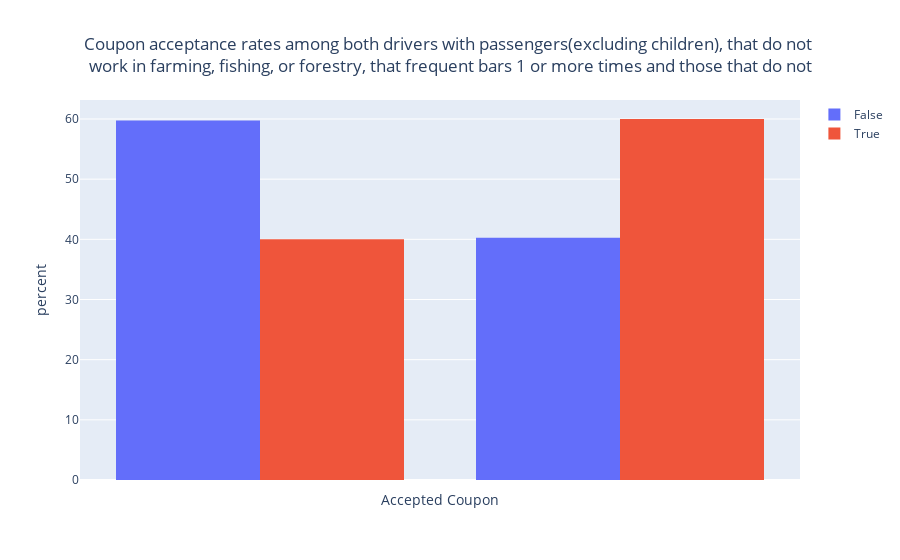

Notebook cell for this chart:
### Code cell
Casual_Nokid_Nofarm_hist = px.histogram(bar_df, x='Accepted', color='Bar_Casual_noKid_noFarm', histfunc='count', histnorm='percent', barmode='group',
                 labels={
                     "Bar_Casual_noKid_noFarm": "",
                     "Accepted": "Accepted Coupon"
                 },
                title="Coupon acceptance rates among both drivers with passengers(excluding children), that do not <br>work in farming, fishing, or forestry, that frequent bars 1 or more times and those that do not")
Casual_Nokid_Nofarm_hist.update_layout(title_x=0.5,
    xaxis = dict(
        tickmode = 'array',
        tickvals = [0, 1],
        ticktext = ['', '']
    )
)

### Figure 1 — Plotly figure (JSON) as saved in the notebook; plotly's stock layout.template omitted (floating-point values rounded to 4 significant figures; data arrays with more than 128 entries replaced by an {"elided": "..."} marker saying what was removed)
{"data": [{"alignmentgroup": "True", "bingroup": "x", "histfunc": "count", "histnorm": "percent", "hovertemplate": "=False<br>Accepted Coupon=%{x}<br>percent=%{y}<extra></extra>", "legendgroup": "False", "marker": {"color": "#636efa", "pattern": {"shape": ""}}, "name": "False", "offsetgroup": "False", "orientation": "v", "showlegend": true, "type": "histogram", "x": {"elided": "1942 int values"}, "xaxis": "x", "yaxis": "y"}, {"alignmentgroup": "True", "bingroup": "x", "histfunc": "count", "histnorm": "percent", "hovertemplate": "=True<br>Accepted Coupon=%{x}<br>percent=%{y}<extra></extra>", "legendgroup": "True", "marker": {"color": "#EF553B", "pattern": {"shape": ""}}, "name": "True", "offsetgroup": "True", "orientation": "v", "showlegend": true, "type": "histogram", "x": [0, 1, 1, 1, 0, 1, 1, 1, 1, 1, 0, 1, 0, 1, 0, 1, 0, 1, 1, 1, 0, 1, 0, 1, 0, 0, 1, 0, 1, 1, 1, 1, 0, 1, 1, 0, 0, 1, 0, 0, 0, 0, 1, 1, 1, 1, 1, 1, 1, 0, 0, 0, 1, 1, 0, 1, 0, 1, 0, 0, 0, 1, 1, 1, 0, 0, 0, 0, 1, 1, 1, 1, 1, 1, 1], "xaxis": "x", "yaxis": "y"}], "layout": {"barmode": "group", "legend": {"title": {"text": ""}, "tracegroupgap": 0}, "title": {"text": "Coupon acceptance rates among both drivers with passengers(excluding children), that do not <br>work in farming, fishing, or forestry, that frequent bars 1 or more times and those that do not", "x": 0.5}, "xaxis": {"anchor": "y", "domain": [0, 1], "tickmode": "array", "ticktext": ["", ""], "tickvals": [0, 1], "title": {"text": "Accepted Coupon"}}, "yaxis": {"anchor": "x", "domain": [0, 1], "title": {"text": "percent"}}}}
